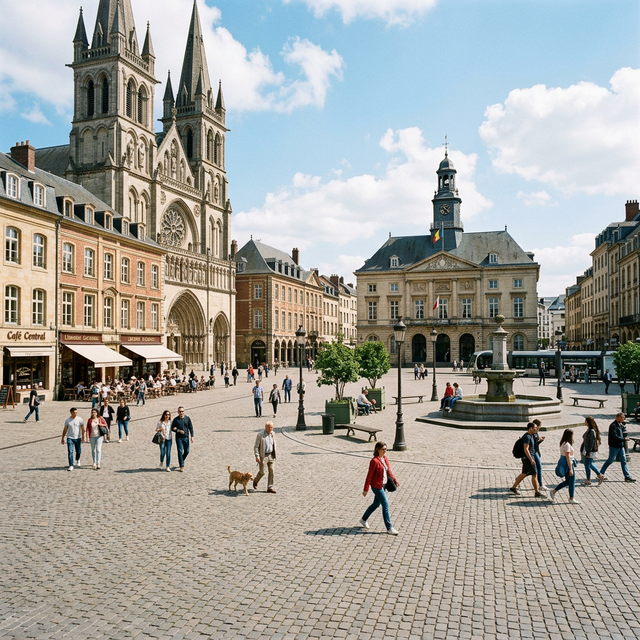
#> input picture docs/assets/TB.jpg, 640 x 640 px, found by its file name
$ jupyter execute --allow-errors 'social distancing body.ipynb'
#> lines starting #> are read from the running program, lines starting #| are printed output that depends on the picture; after the words box and inside, x2 and y2 are one past the last pixel; in counts of white or black regions, pixels touching at a corner belong together
[cell 1]
import cv2
import os
import urllib.request

# colab compatibility patch
def imshow(name, img):
    try:
        from google.colab.patches import cv2_imshow
        cv2_imshow(img)
    except ImportError:
        imshow(name, img)

# download missing xml and assets if in colab
assets = {
    'face.xml': 'https://raw.githubusercontent.com/opencv/opencv/master/data/haarcascades/haarcascade_frontalface_default.xml',
    'haarcascade_fullbody.xml': 'https://raw.githubusercontent.com/opencv/opencv/master/data/haarcascades/haarcascade_fullbody.xml',
    'myfirst.png': 'https://raw.githubusercontent.com/ToshiJain15/opencv/master/docs/assets/myfirst.png',
    'TB.jpg': 'https://raw.githubusercontent.com/ToshiJain15/opencv/master/docs/assets/TB.jpg',
    'i.jpg': 'https://raw.githubusercontent.com/ToshiJain15/opencv/master/docs/assets/i.jpg'
}

#> (the rest of this cell did not finish here and is left out)

[cell 2]
# import the necessary packages
import numpy as np
import cv2

[cell 3]
body_classifier=cv2.CascadeClassifier('haarcascade_fullbody.xml')

[cell 4]
frame=cv2.imread('TB.jpg')
#> frame is the input picture: shape (640, 640, 3); mean B, G, R 156.2, 162.3, 163.1
gray=cv2.cvtColor(frame, cv2.COLOR_BGR2GRAY)
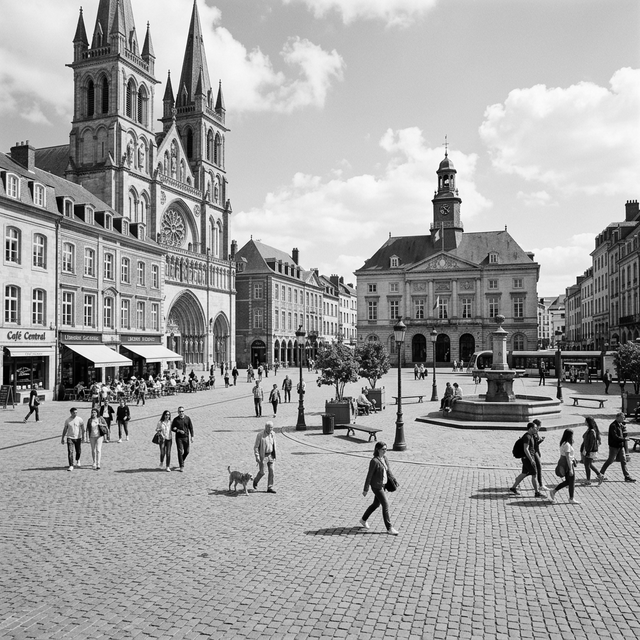
#> gray: shape (640, 640); min 0, max 255, mean 161.8
imshow("gray image", gray)
cv2.waitKey(0)

[cell 5]
bodies=body_classifier.detectMultiScale(gray,1.2,5)
#> bodies = [[278, 370, 17, 34], [50, 392, 45, 90]]
print(bodies)
#| [[278 370  17  34]
#|  [ 50 392  45  90]]

[cell 6]
for (x,y,w,h) in bodies:

    cv2.rectangle(frame,(x,y),(x+w,y+h),(255,0,0),2)
#> this loop made 2 passes
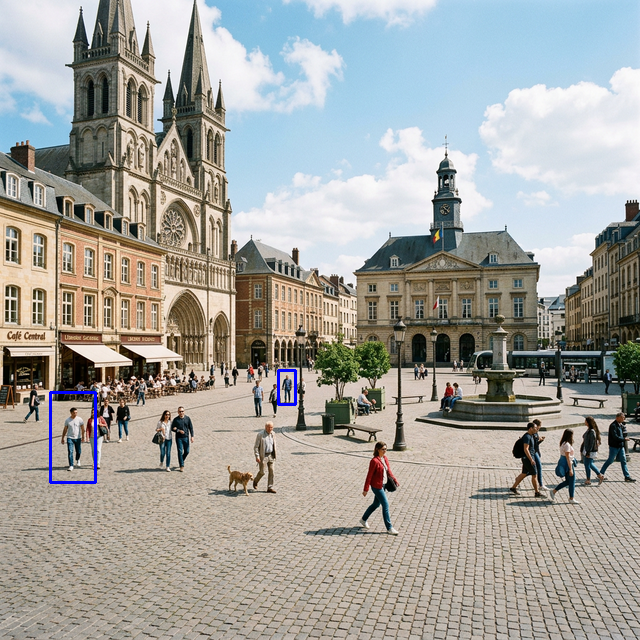
#> frame: shape (640, 640, 3); 0.27% of pixels changed, all inside (x1, y1, x2, y2) = (49, 369, 297, 484)

imshow("person", frame)
cv2.waitKey(0)
cv2.destroyAllWindows()

$ run again, with docs/assets/social_distancing_body.png saved as docs/assets/TB.jpg
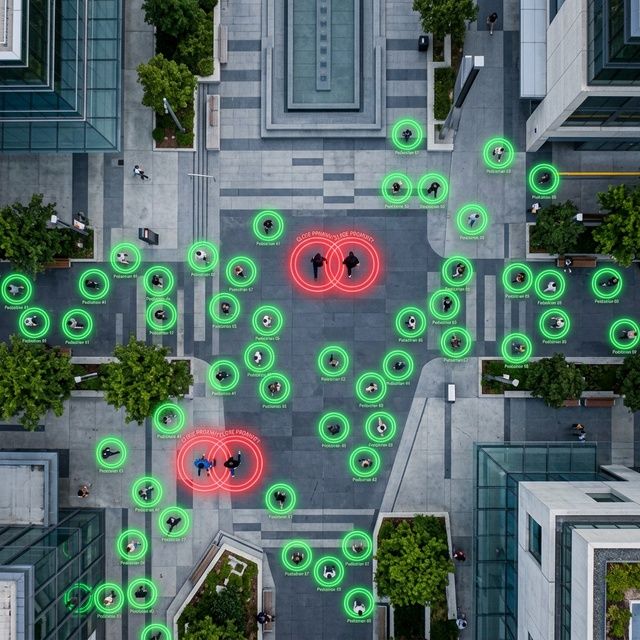
#> input picture docs/assets/social_distancing_body.png, 640 x 640 px, found by its file name
#> frame is the input picture: shape (640, 640, 3); mean B, G, R 104.7, 108.8, 86.7
#> `gray=cv2.cvtColor(frame, cv2.COLOR_BGR2GRAY)`:
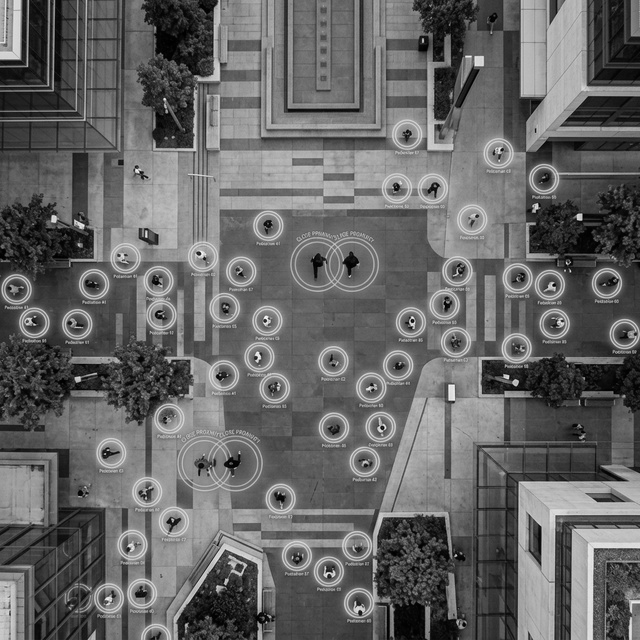
#> gray: shape (640, 640); min 0, max 254, mean 101.7
#> bodies = ()
